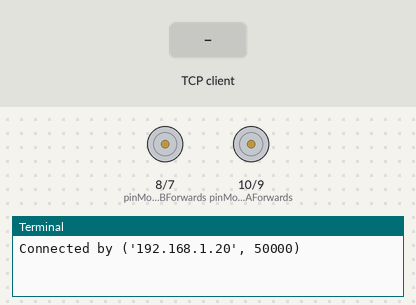
Recording of a program running on a simulated Raspberry Pi (BCM pin numbers). Parts: motor-driver pin pairs drawn as motors (green arrow = first pin HIGH = forward, orange = second pin HIGH = backward, longer = more drive), the last lines printed to the terminal. The test bench sets the inputs (shaded band). One TCP client connects 1 s after the port opens and stays connected.

Above: at 1.2 s.
1.3 s: the TCP client sends "1"
At 1.8 s:
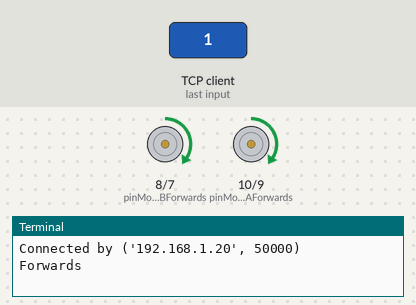
2.8 s: the TCP client sends "2"
At 4.0 s:
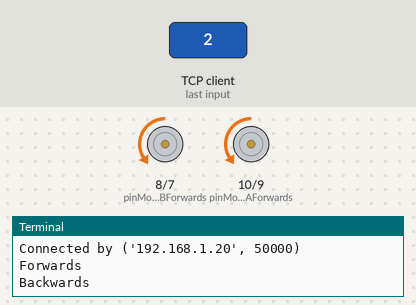
4.3 s: the TCP client sends "3"
At 5.3 s:
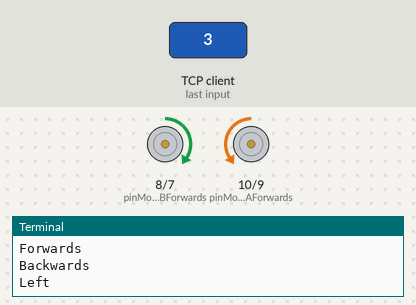
5.8 s: the TCP client sends "4"
At 6.4 s:
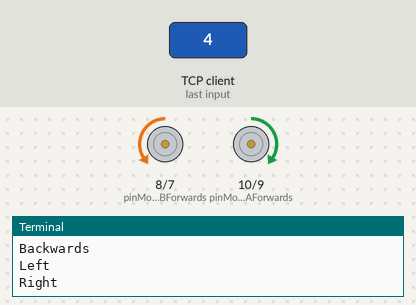
Timing chart, 0 to 8.3 s (numbered marks = the images above; inputs shaded):
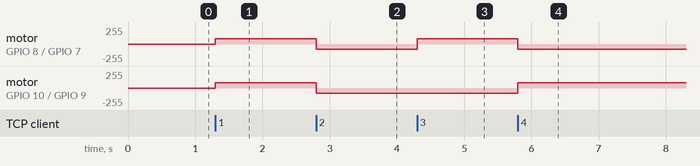

The program:

wasdScript.py
```python
# CamJam EduKit 3 - Robotics
# SERVER

import RPi.GPIO as GPIO # Import the GPIO Library
import time # Import the Time library
import socket

# TCP Connectie
HOST='10.0.0.1'
PORT=8015
s=socket.socket(socket.AF_INET, socket.SOCK_STREAM)
s.bind((HOST, PORT))
s.listen(1)
conn, addr=s.accept()
s.setsockopt(socket.IPPROTO_TCP, socket.TCP_NODELAY, 1)
print('Connected by', addr)

# Set the GPIO modes
GPIO.setmode(GPIO.BCM)
GPIO.setwarnings(False)

# How many times to turn the pin on and off each second
Frequency = 20
DutyCycle = 30
Stop = 0

# Set variables for the GPIO motor pins
pinMotorAForwards = 10
pinMotorABackwards = 9
pinMotorBForwards = 8
pinMotorBBackwards = 7

# Set the GPIO Pin mode
GPIO.setup(pinMotorAForwards, GPIO.OUT)
GPIO.setup(pinMotorABackwards, GPIO.OUT)
GPIO.setup(pinMotorBForwards, GPIO.OUT)
GPIO.setup(pinMotorBBackwards, GPIO.OUT)

# Set the GPIO to software PWM at 'Frequency' Hertz
pwmMotorAForwards = GPIO.PWM(pinMotorAForwards, Frequency)
pwmMotorABackwards = GPIO.PWM(pinMotorABackwards, Frequency)
pwmMotorBForwards = GPIO.PWM(pinMotorBForwards, Frequency)
pwmMotorBBackwards = GPIO.PWM(pinMotorBBackwards, Frequency)

# Start the software PWM with a duty cycle of 0 (i.e. not moving)
pwmMotorAForwards.start(Stop)
pwmMotorABackwards.start(Stop)
pwmMotorBForwards.start(Stop)
pwmMotorBBackwards.start(Stop)

# Turn all motors off
def StopMotors():
	pwmMotorAForwards.ChangeDutyCycle(Stop)
	pwmMotorABackwards.ChangeDutyCycle(Stop)
	pwmMotorBForwards.ChangeDutyCycle(Stop)
	pwmMotorBBackwards.ChangeDutyCycle(Stop)

# Turn both motors forwards
def Forwards():
	pwmMotorAForwards.ChangeDutyCycle(DutyCycle)
	pwmMotorABackwards.ChangeDutyCycle(Stop)
	pwmMotorBForwards.ChangeDutyCycle(DutyCycle)
	pwmMotorBBackwards.ChangeDutyCycle(Stop)
# Turn both motors backwards
def Backwards():
	pwmMotorAForwards.ChangeDutyCycle(Stop)
	pwmMotorABackwards.ChangeDutyCycle(DutyCycle)
	pwmMotorBForwards.ChangeDutyCycle(Stop)
	pwmMotorBBackwards.ChangeDutyCycle(DutyCycle)
# Turn left
def Left():
	pwmMotorAForwards.ChangeDutyCycle(Stop)
	pwmMotorABackwards.ChangeDutyCycle(DutyCycle)
	pwmMotorBForwards.ChangeDutyCycle(DutyCycle)
	pwmMotorBBackwards.ChangeDutyCycle(Stop)
# Turn Right
def Right():
	pwmMotorAForwards.ChangeDutyCycle(DutyCycle)
	pwmMotorABackwards.ChangeDutyCycle(Stop)
	pwmMotorBForwards.ChangeDutyCycle(Stop)
	pwmMotorBBackwards.ChangeDutyCycle(DutyCycle)

piCarInput = '4'
try:
	StopMotors()
	while True:
		piCarInput = conn.recv(1).decode()

		if piCarInput == '1':
			Forwards()
			print('Forwards')
		elif piCarInput == '2':
			Backwards()
			print('Backwards')
		elif piCarInput == '3':
			Left()
			print('Left')
		elif piCarInput == '4':
			Right()
			print('Right')
		else:
			print('Los gelaten denk ik')
			StopMotors()


except KeyboardInterrupt:
	s.close()
	GPIO.cleanup()
```

Measured:
- after the input at 1.3 s, motor on GPIO 8 (pinMotorBForwards) / GPIO 7 (pinMotorBBackwards), motor on GPIO 10 (pinMotorAForwards) / GPIO 9 (pinMotorABackwards): stopped → forward 77/255 at once
- after the input at 2.8 s, motor on GPIO 8 (pinMotorBForwards) / GPIO 7 (pinMotorBBackwards), motor on GPIO 10 (pinMotorAForwards) / GPIO 9 (pinMotorABackwards): forward 77/255 → backward 77/255 at once
- after the input at 4.3 s, motor on GPIO 8 (pinMotorBForwards) / GPIO 7 (pinMotorBBackwards): backward 77/255 → forward 77/255 at once
- after the input at 5.8 s, motor on GPIO 8 (pinMotorBForwards) / GPIO 7 (pinMotorBBackwards): forward 77/255 → backward 77/255 at once; motor on GPIO 10 (pinMotorAForwards) / GPIO 9 (pinMotorABackwards): backward 77/255 → forward 77/255 at once
